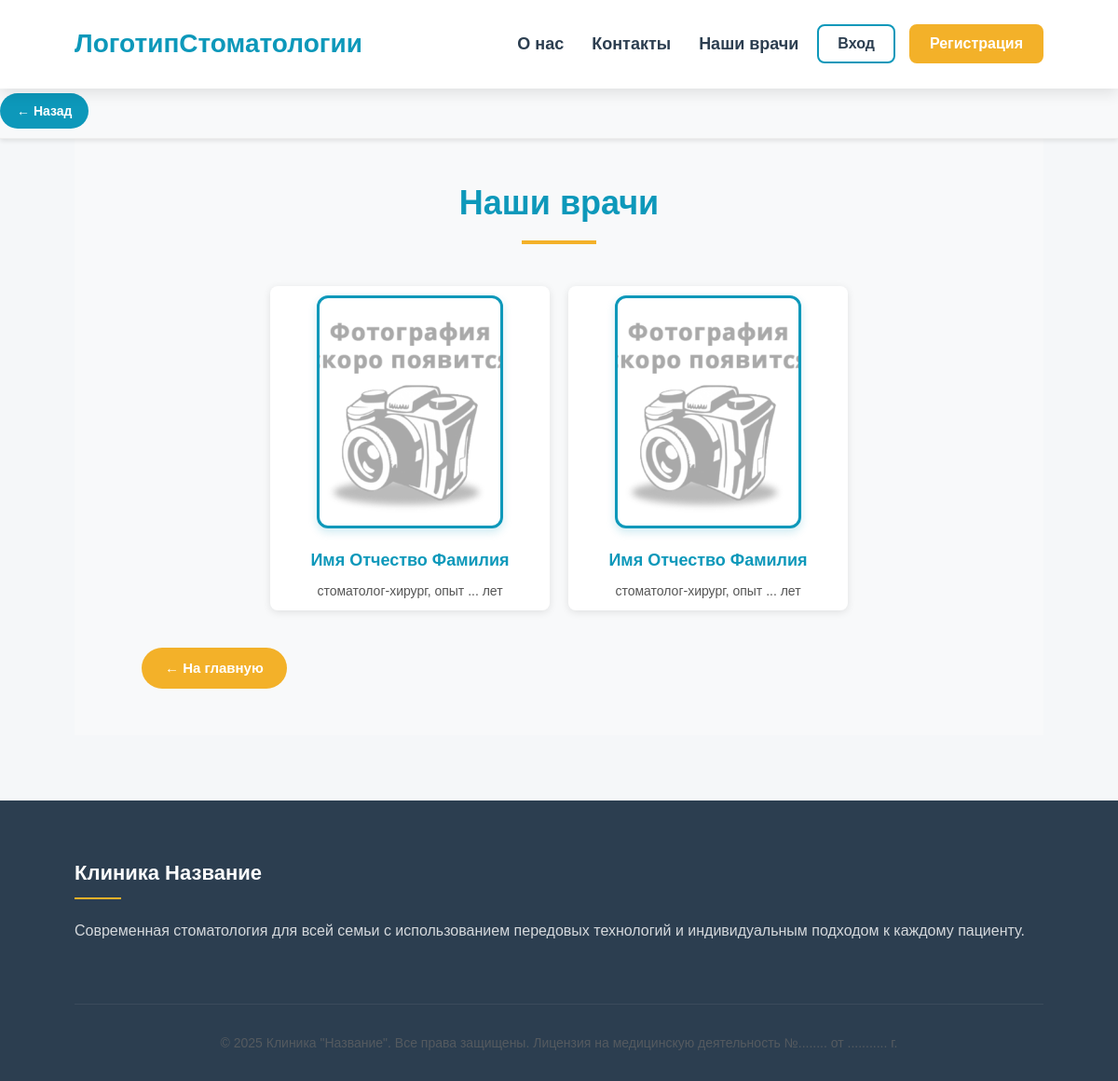
The app's page /doctors/ with its own data.
### clinic/models.py (models this page shows, shortened)
class Doctor(models.Model):
    user = models.OneToOneField(User, on_delete=models.CASCADE)
    profile_pic = models.ImageField(upload_to='profile_pics/doctor_profiles/', null=True, blank=True)
    about = models.TextField(max_length=500, blank=True, verbose_name="О враче")
    department = models.CharField(max_length=100, blank=True, verbose_name="Отделение")
    address = models.CharField(max_length=40)
    mobile = models.CharField(max_length=20, null=True)
    status = models.BooleanField(default=False)
    @property
    def get_full_name(self):
        return f"{self.user.first_name} {self.user.last_name}"

### clinic/views.py (the view)
# urls.py: path('doctors/', views.doctors_view, name='doctors'),
def doctors_view(request):
    doctors = Doctor.objects.filter(status=True)
    return render(request, 'clinic/doctors.html', {'doctors': doctors})

### templates/clinic/doctors.html (shortened to what this page needs)
{% extends 'clinic/base.html' %}
{% load static %}
{% block content %}
<div class="container my-5">
    <section class="services" style="padding: 5rem 0; background: #f8f9fa;">
        <div class="container">
            <h2 class="section-title text-center mb-5" style="color: #0d98ba; font-family: 'Arial', sans-serif;">
                Наши врачи
            </h2>
    <div class="doctors-row">
        {% for doctor in doctors %}
        <div class="doctor-item">
            <div class="doctor-card">
                <div class="doctor-img-wrapper">
                    {% if doctor.profile_pic %}
                    <img src="{{ doctor.profile_pic.url }}" alt="Фото {{ doctor.get_full_name }}">
                    {% else %}
                    <img src="https://via.placeholder.com/200x250?text=Нет+фото" alt="Фото недоступно">
                    {% endif %}
                </div>
                <div class="doctor-info">
                    <h4 class="doctor-name">{{ doctor.get_full_name }}</h4>
                    <p class="doctor-about">{{ doctor.about }}</p>
                </div>
            </div>
        </div>
        {% empty %}
        <p class="text-center text-muted w-100">Пока нет информации о врачах.</p>
        {% endfor %}
    </div>
</div>
        <div class="container text-center my-5" style="margin-top: 3rem;">
            <a href="{% url 'home' %}" class="hero-btn primary" style="display: inline-block; padding: 1rem 2.5rem; background: #f3b129; color: white; text-decoration: none; border-radius: 50px; font-weight: 600; font-size: 1.5rem; transition: all 0.3s ease;">
                ← На главную
            </a>
        </div>
{% endblock %}

### templates/clinic/base.html (shortened to what this page needs)
<!DOCTYPE html>
<html lang="ru">
<head>
  {% load static %}
  <link rel="stylesheet" href="{% static 'css/style.css' %}?v=3">
  <link rel="stylesheet" href="https://cdnjs.cloudflare.com/ajax/libs/font-awesome/6.4.0/css/all.min.css">
  <link href="https://unpkg.com/aos@2.3.1/dist/aos.css" rel="stylesheet">
</head>
<body>
{% if request.path != '/' %}
<div class="back-container">
  <a href="#" class="back-btn hero-btn primary" onclick="window.history.back(); return false;" style="background: #0d98ba; color: white; padding: 0.8rem 1.8rem; font-size: 1.4rem; border-radius: 50px; text-decoration: none; font-weight: 600;">
    ← Назад
  </a>
</div>
{% endif %}
<header data-aos="fade-down">
  <div class="container">
    <nav class="navbar">
      <a href="{% url 'home' %}" class="logo">ЛоготипСтоматологии</a>
      <div class="nav-menu">
        <ul class="nav-links">
          <li><a href="{% url 'aboutus' %}">О нас</a></li>
          <li><a href="{% url 'contactus' %}">Контакты</a></li>
          <li><a href="{% url 'doctors' %}">Наши врачи</a></li>
        </ul>
        <div class="auth-buttons">
          {% if not user.is_authenticated %}
          <button class="auth-btn" onclick="location.href='{% url 'login' %}'">Вход</button>
          <button class="auth-btn primary" onclick="location.href='{% url 'patient-signup' %}'">Регистрация</button>
          {% endif %}
        </div>
      </div>
    </nav>
  </div>
</header>
<main class="main-content">
  {% block content %}{% endblock %}
</main>
<footer data-aos="fade-up">
  <div class="container">
    <div class="footer-grid">
      <div class="footer-col">
        <h3>Клиника Название</h3>
        <p>Современная стоматология для всей семьи с использованием передовых технологий и индивидуальным подходом к каждому пациенту.</p>
      </div>
    </div>
    <div class="copyright">
      © {{ year|default:2025 }} Клиника "Название". Все права защищены. Лицензия на медицинскую деятельность №........ от ........... г.
    </div>
  </div>
</footer>
</body>
</html>

### records on screen
Doctor: profile_pic (picture), get_full_name "Имя Отчество Фамилия", about "стоматолог-хирург, опыт ... лет"
Doctor: profile_pic (picture), get_full_name "Имя Отчество Фамилия", about "стоматолог-хирург, опыт ... лет"

### other values on screen
{{ year|default:2025 }} "2025"
